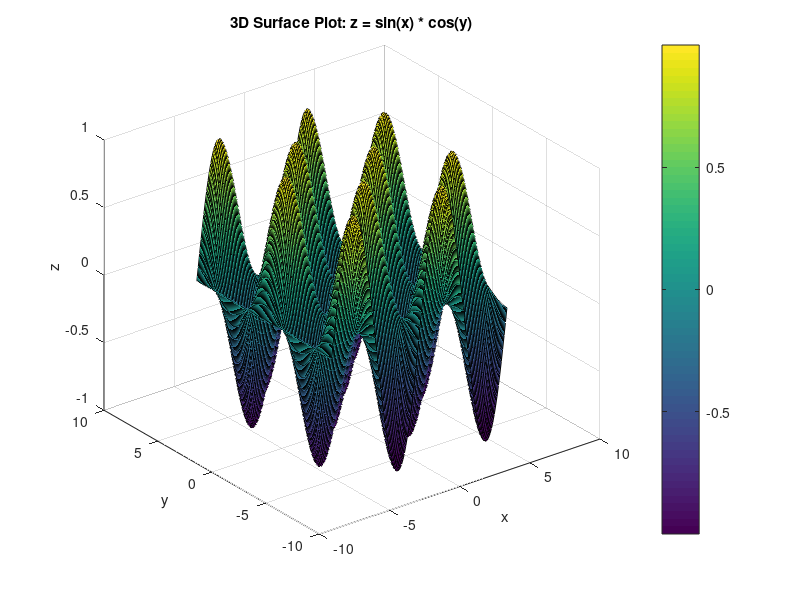

Recreate this plot in MATLAB.
% Exercise 2: 3D Surface Plot
% Create a 3D surface plot of z = sin(x) * cos(y)

[X, Y] = meshgrid(-2*pi:0.1:2*pi, -2*pi:0.1:2*pi);
Z = sin(X) .* cos(Y);

figure;
surf(X, Y, Z);
xlabel('x');
ylabel('y');
zlabel('z');
title('3D Surface Plot: z = sin(x) * cos(y)');
colorbar;